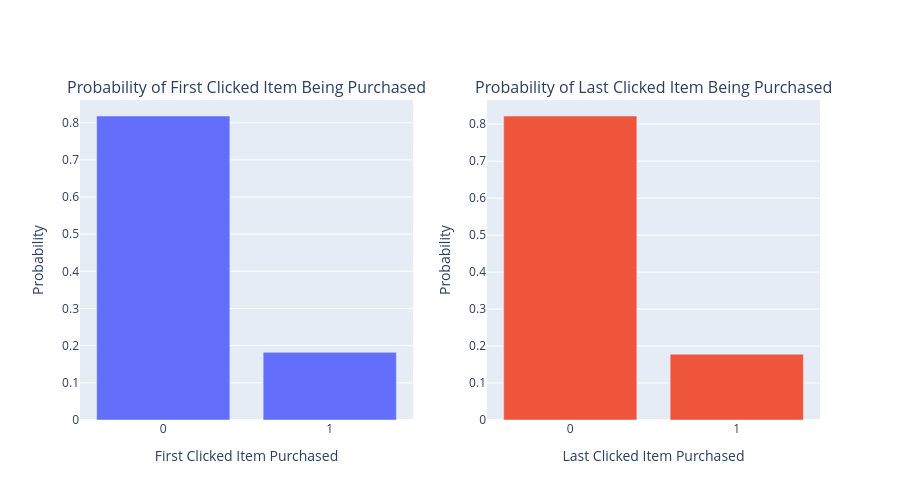

Notebook code for this chart:
### Markdown cell above
## Exploratory Data Analysis

### Code cell
print("Performing exploratory analysis...")

# Check probability of first and last clicked items being purchased
buy_sessions = training_data[training_data["is_buy"] == 1]


# Function to check if item is in purchased items
def check_if_purchased(row):
    if not isinstance(row["unique_items_bought"], list):
        return 0
    if row["item_id"] in row["unique_items_bought"]:
        return 1
    return 0


# Merge buy sessions with unique purchased items
buy_analysis = pd.merge(
    buy_sessions[["first_clicked_item", "last_clicked_item"]],
    buys_transformed["unique_items_bought"],
    left_index=True,
    right_index=True,
    how="inner",
)

# Check first clicked item purchase rate
buy_analysis["first_item_purchased"] = buy_analysis.apply(
    lambda row: 1 if row["first_clicked_item"] in row["unique_items_bought"] else 0,
    axis=1,
)

# Check last clicked item purchase rate
buy_analysis["last_item_purchased"] = buy_analysis.apply(
    lambda row: 1 if row["last_clicked_item"] in row["unique_items_bought"] else 0,
    axis=1,
)

# Plot results
fig = make_subplots(rows=1, cols=2, 
                   subplot_titles=["Probability of First Clicked Item Being Purchased", 
                                  "Probability of Last Clicked Item Being Purchased"])

for i, col in enumerate(['first_item_purchased', 'last_item_purchased']):
    counts = buy_analysis[col].value_counts()
    fig.add_trace(
        go.Bar(
            x=counts.index.astype(str),
            y=counts.values / len(buy_analysis),
        ),
        row=1, col=i+1
    )

fig.update_layout(
    height=500, 
    width=900,
    showlegend=False
)
fig.update_xaxes(title_text="First Clicked Item Purchased", row=1, col=1)
fig.update_xaxes(title_text="Last Clicked Item Purchased", row=1, col=2)
fig.update_yaxes(title_text="Probability", row=1, col=1)
fig.update_yaxes(title_text="Probability", row=1, col=2)
fig.show()

# Average dwell time comparison
avg_dwell_buy = training_data[training_data["is_buy"] == 1]["dwell_time_seconds"].mean()
avg_dwell_nobuy = training_data[training_data["is_buy"] == 0][
    "dwell_time_seconds"
].mean()

print(f"Average dwell time for buying sessions: {avg_dwell_buy:.2f} seconds")
print(f"Average dwell time for non-buying sessions: {avg_dwell_nobuy:.2f} seconds")

### Figure 1 — Plotly figure (JSON) as saved in the notebook; plotly's stock layout.template omitted (floating-point values rounded to 4 significant figures)
{"data": [{"type": "bar", "x": ["0", "1"], "xaxis": "x", "y": [0.818, 0.182], "yaxis": "y"}, {"type": "bar", "x": ["0", "1"], "xaxis": "x2", "y": [0.8221, 0.1779], "yaxis": "y2"}], "layout": {"annotations": [{"font": {"size": 16}, "showarrow": false, "text": "Probability of First Clicked Item Being Purchased", "x": 0.225, "xanchor": "center", "xref": "paper", "y": 1, "yanchor": "bottom", "yref": "paper"}, {"font": {"size": 16}, "showarrow": false, "text": "Probability of Last Clicked Item Being Purchased", "x": 0.775, "xanchor": "center", "xref": "paper", "y": 1, "yanchor": "bottom", "yref": "paper"}], "height": 500, "showlegend": false, "width": 900, "xaxis": {"anchor": "y", "domain": [0, 0.45], "title": {"text": "First Clicked Item Purchased"}}, "xaxis2": {"anchor": "y2", "domain": [0.55, 1], "title": {"text": "Last Clicked Item Purchased"}}, "yaxis": {"anchor": "x", "domain": [0, 1], "title": {"text": "Probability"}}, "yaxis2": {"anchor": "x2", "domain": [0, 1], "title": {"text": "Probability"}}}}
